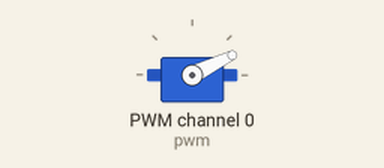
Recording of a program running on a simulated Raspberry Pi (BCM pin numbers). Parts: servo. Servo angles are drawn from the pulse width (0.5 ms = 0°, 2.5 ms = 180°); what the program prints to the terminal is not drawn.

Above: at 0.05 s.
Timing chart, 0 to 4.6 s (numbered marks = the images above):
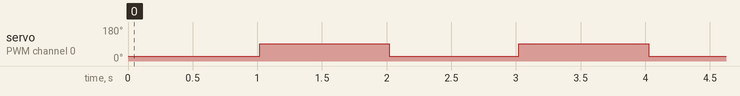

Measured:
- by itself, servo on PWM channel 0 (pwm): alternates 92° for 1.0 s and 26° for 1.0 s

The program:

Servo_Example.py
```python
#!/usr/bin/python

from Adafruit_PWM_Servo_Driver import PWM
import time

# ===========================================================================
# Example Code
# ===========================================================================

# Initialise the PWM device using the default address
pwm = PWM(0x40)
# Note if you'd like more debug output you can instead run:
# pwm = PWM(0x40, debug=True)
pwm.setPWMFreq(60)  # Set frequency to 60 Hz


servoMin = 150  # Min pulse length out of 4096
servoMax = 600  # Max pulse length out of 4096


def setServoPulse(channel, pulse):
    pulseLength = 1000000  # 1,000,000 us per second
    pulseLength /= 60  # 60 Hz
    print "%d us per period" % pulseLength
    pulseLength /= 4096  # 12 bits of resolution
    print "%d us per bit" % pulseLength
    pulse *= 1000
    pulse /= pulseLength
    pwm.setPWM(channel, 0, pulse)


def setServo(channel, value):
    value = float(value)
    print "value 1", value
    value = value / 100 * 450
    print "value 2", value
    value = value + servoMin
    print "value 3", value
    value = int(value);
    pwm.setPWM(channel, 0, value)


while (True):
    # Change speed of continuous servo on channel O
    # pwm.setPWM(0, 0, servoMin)
    # time.sleep(1)
    # pwm.setPWM(0, 0, servoMax)
    setServo(0, 10)
    time.sleep(1)
    setServo(0, 50)
    time.sleep(1)
```
